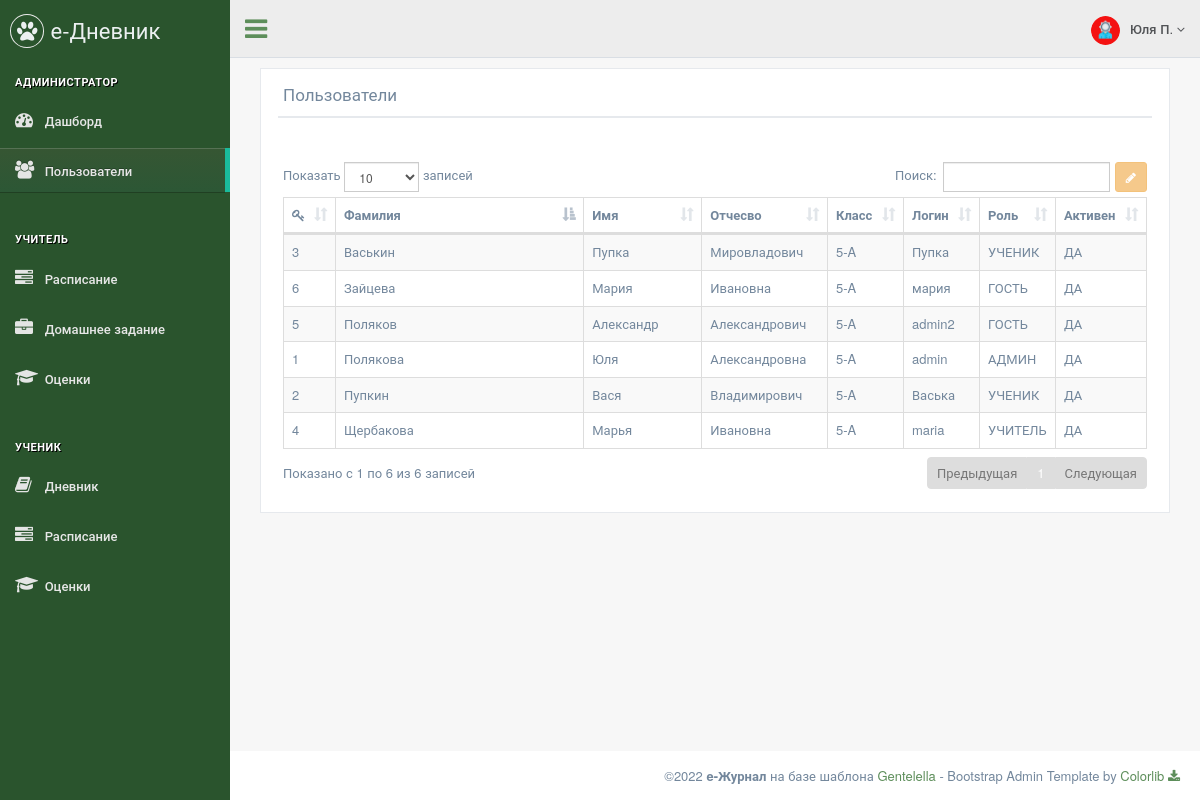
Before: /admin/users (signed in) with the older database file.
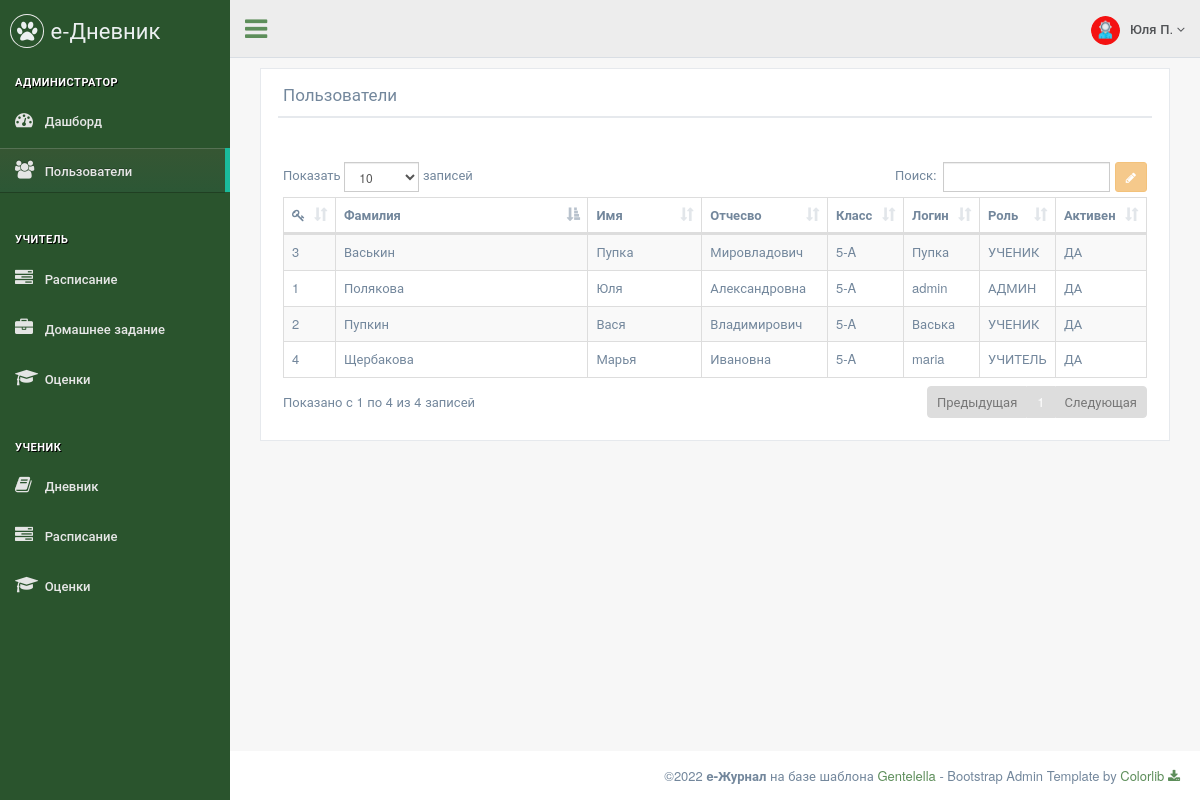
After: the same page with the newer database file.
### data/menu.py (models this page shows)
class Menu(ORMBase):
    __tablename__ = 'menu'
    id = Column(Integer, primary_key=True, autoincrement=True, unique=True)
    name = Column(String, nullable=True)
    section = Column(String, nullable=True)
    title = Column(String, nullable=True)
    icon = Column(String, nullable=True)
    ref = Column(String, nullable=True)
    roles = Column(String, nullable=True)
    order = Column(Integer, nullable=True)

### data/users.py (models this page shows)
class Users(ORMBase, UserMixin):
    __tablename__ = 'users'
    __json_exclude__ = set(["password"])
    id = Column(Integer, primary_key=True, autoincrement=True, unique=True)
    name = Column(String, nullable=True)
    surname = Column(String, nullable=True)
    otchestvo = Column(String, nullable=True)
    login = Column(String, nullable=True)
    password = Column(String, nullable=True)
    role = Column(String, nullable=True)
    class_id = Column(Integer, ForeignKey('classes.cl_id'), nullable=True)
    active = Column(Integer, nullable=True)

### main.py (the view, shortened to what this page needs)
@app.route('/admin/users', methods=['POST', 'GET'])
def admin_users():
    form = UserEditForm()
    users = session.query(Users.id,
                          Users.class_id,
                          Users.name,
                          Users.otchestvo,
                          Users.surname,
                          Users.login,
                          Users.role,
                          Users.active,
                          Classes.number,
                          Classes.letter).filter(Users.class_id == Classes.cl_id).all()
    return render_page(['admin'], '/admin/users', 'admin_users.html', users=users, form=form)

### main.py
class UserEditForm(FlaskForm):
    identifier = StringField()
    id = StringField('ID')
    surname = StringField('Фамилия', validators=[DataRequired()])
    name = StringField('Имя', validators=[DataRequired()])
    otchestvo = StringField('Отчество')
    role = StringField('Роль')
    class_id = StringField('ID класса')
    active = BooleanField('Активен')

### main.py (called while the page is built)
@login_manager.user_loader
def load_user(user_id):
    return session.query(Users).get(user_id)

def get_menu(role):
    items = session.query(Menu).filter(Menu.roles.ilike(f'%{role}%')).all()
    menu = dict()
    section = ""
    for item in items:
        if item.section:
            arr = menu.get(section)
            arr.append(item)
            menu[section] = arr
        else:
            section = item.title
            menu[section] = []
    return menu

def render_page(roles, ref, template, **context):
    if not login_fresh():
        return render_403()
    else:
        if current_user.role in roles:
            menu = get_menu(current_user.role)
            if not context:
                context = dict()
            context["menu"] = menu
            context["ref"] = ref
            context["role"] = current_user.role
            context["username"] = f"{current_user.name} {current_user.surname[0]}."
            return render_template(template, **context)
        else:
            return render_403()

### templates/admin_users.html (shortened to what this page needs)
{% extends "page_base.html" %}
{% block content %}
<div class="col-md-12 col-sm-12 col-xs-12">
    <div class="x_panel">
        <div class="x_title">
            <h2>Пользователи <small>Редактирование и активация пользователей</small></h2>
            <div class="clearfix"></div>
        </div>
        <div class="x_content">
            <p class="text-muted font-13 m-b-30">
                &nbsp;
            </p>
            <table id="datatable-users" class="table table-striped table-bordered dt-responsive nowrap dataTable" cellspacing="0" width="100%">
                <thead>
                    <tr>
                        <th title="ID"><i class="fa fa-key"></i></th>
                        <th>Фамилия</th>
                        <th>Имя</th>
                        <th>Отчесво</th>
                        <th>Класс</th>
                        <th>Логин</th>
                        <th>Роль</th>
                        <th>Активен</th>
                    </tr>
                </thead>
                <tbody>
                    {% for user in users %}
                    <tr>
                        <td>{{ user.id }}</td>
                        <td>{{ user.surname }}</td>
                        <td>{{ user.name }}</td>
                        <td>{{ user.otchestvo }}</td>
                        <td>{{ user.number }}-{{ user.letter }}</td>
                        <td>{{ user.login }}</td>
                        {% if user.role == 'admin' %}
                        <td>АДМИН</td>
                        {% elif user.role == 'teacher' %}
                        <td>УЧИТЕЛЬ</td>
                        {% elif user.role == 'student' %}
                        <td>УЧЕНИК</td>
                        {% else %}
                        <td>ГОСТЬ</td>
                        {% endif %}
                        {% if user.active == 0 %}
                        <td>НЕТ</td>
                        {% else %}
                        <td>ДА</td>
                        {% endif %}
                    </tr>
                    {% endfor %}
                </tbody>
            </table>
        </div>
    </div>
</div>
{% endblock %}

### templates/page_base.html (shortened to what this page needs)
<!DOCTYPE html>
<html lang="en">
  <head>
    <link href="/static/vendors/bootstrap/css/bootstrap.min.css" rel="stylesheet">
    <link href="/static/vendors/font-awesome/css/font-awesome.min.css" rel="stylesheet">
    <link href="/static/vendors/nprogress/nprogress.css" rel="stylesheet">
    <link href="/static/vendors/animate.css/animate.min.css" rel="stylesheet">
    <link href="/static/vendors/datatables.net-bs/css/dataTables.bootstrap.min.css" rel="stylesheet">
    <link href="/static/vendors/datatables.net-buttons-bs/css/buttons.bootstrap.min.css" rel="stylesheet">
    <link href="/static/vendors/datatables.net-fixedheader-bs/css/fixedHeader.bootstrap.min.css" rel="stylesheet">
    <link href="/static/vendors/datatables.net-responsive-bs/css/responsive.bootstrap.min.css" rel="stylesheet">
    <link href="/static/vendors/datatables.net-scroller-bs/css/scroller.bootstrap.min.css" rel="stylesheet">
    <link href="/static/vendors/switchery/switchery.css" rel="stylesheet">
    <link href="/static/vendors/bootstrap-datetimepicker/css/bootstrap-datetimepicker.css" rel="stylesheet">
    <link href="/static/css/custom.css" rel="stylesheet">
  </head>
  <body class="nav-md">
    <div class="container body">
      <div class="main_container">
        <div class="col-md-3 left_col">
          <div class="left_col scroll-view">
            <div class="navbar nav_title" style="border: 0;">
              <a href="index.html" class="site_title"><i class="fa fa-paw"></i> <span>е-Дневник</span></a>
            </div>
            <br />
            <div id="sidebar-menu" class="main_menu_side hidden-print main_menu">
              {% for section in menu.keys() %}
                <div class="menu_section">
                  <h3>{{ section }}</h3>
                  <ul class="nav side-menu">
                    {% for item in menu.get(section) %}
                      {% if item.ref == ref %}
                        <li class="active"><a href="{{ item.ref }}"><i class="{{ item.icon }}"></i> {{ item.title }}</a></li>
                      {% else %}
                        <li><a href="{{ item.ref }}"><i class="{{ item.icon }}"></i> {{ item.title }}</a></li>
                      {% endif %}
                    {% endfor %}
                  </ul>
                </div>
              {% endfor %}
            </div>
          </div>
        </div>
        <div class="top_nav">
          <div class="nav_menu">
            <nav>
              <div class="nav toggle">
                <a id="menu_toggle"><i class="fa fa-bars"></i></a>
              </div>
              <ul class="nav navbar-nav navbar-right">
                <li class="">
                  <a href="javascript:;" class="user-profile dropdown-toggle" data-toggle="dropdown" aria-expanded="false">
                    <img src="/static/images/{{ role }}.png" alt="">{{ username }}
                    <span class=" fa fa-angle-down"></span>
                  </a>
                </li>
              </ul>
            </nav>
          </div>
        </div>
        <div id="page-content" class="right_col" role="main">
          {% block content %}{% endblock %}
        </div>
        <footer>
          <div class="pull-right">
            ©2022 <b>e-Журнал</b> на базе шаблона <a href="https://colorlib.com/polygon/gentelella/index.html">Gentelella</a> - Bootstrap Admin Template by <a href="https://github.com/ColorlibHQ/gentelella">Colorlib <i class="fa fa-download"></i></a>
          </div>
          <div class="clearfix"></div>
        </footer>
      </div>
    </div>
  </body>
</html>

Changed rows visible on the page:
removed Users: id "5", surname "Поляков", name "Александр", otchestvo "Александрович", number "5", letter "A", login "admin2", role "ГОСТЬ"
removed Users: id "6", surname "Зайцева", name "Мария", otchestvo "Ивановна", number "5", letter "A", login "мария", role "ГОСТЬ"
Other visible differences:
text written by a page script: "Показать записей Поиск: Показано с 1 по 6 из 6 записей Предыдущая 1 Следующая" → "Показать записей Поиск: Показано с 1 по 4 из 4 записей Предыдущая 1 Следующая"
